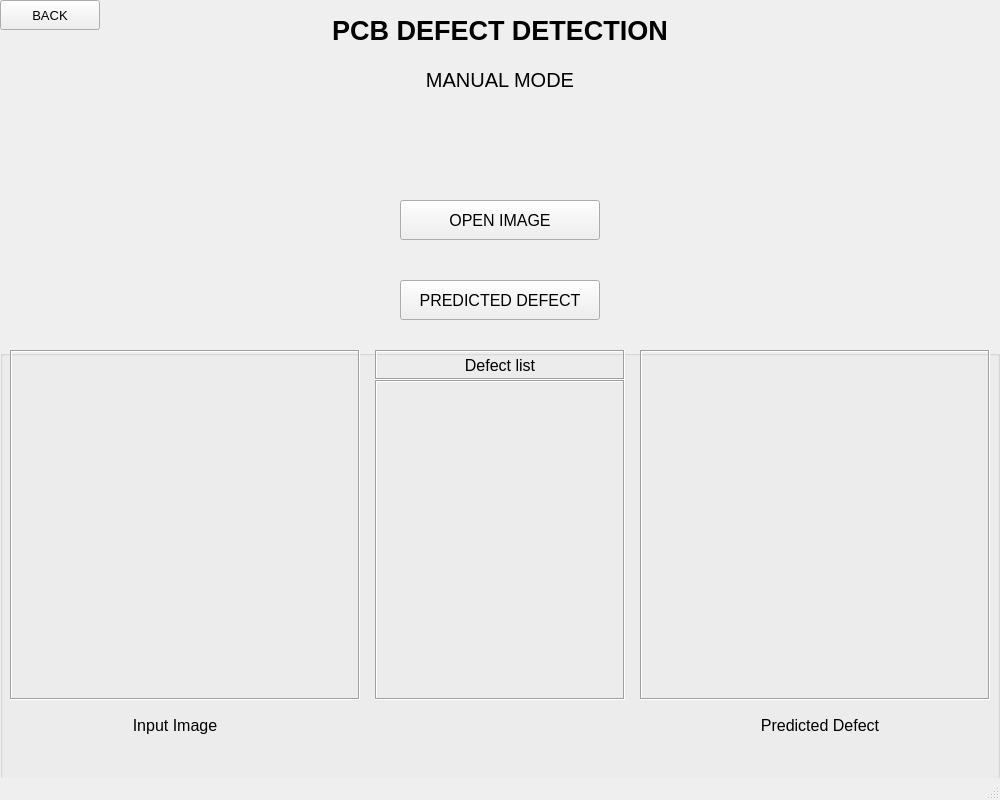
<?xml version="1.0" encoding="UTF-8"?>
<ui version="4.0">
 <class>MainWindow</class>
 <widget class="QMainWindow" name="MainWindow">
  <property name="geometry">
   <rect>
    <x>0</x>
    <y>0</y>
    <width>1000</width>
    <height>800</height>
   </rect>
  </property>
  <property name="windowTitle">
   <string>MainWindow</string>
  </property>
  <widget class="QWidget" name="centralwidget">
   <widget class="QLabel" name="mainlabel">
    <property name="geometry">
     <rect>
      <x>250</x>
      <y>0</y>
      <width>500</width>
      <height>60</height>
     </rect>
    </property>
    <property name="maximumSize">
     <size>
      <width>20000</width>
      <height>16777215</height>
     </size>
    </property>
    <property name="font">
     <font>
      <family>MS Shell Dlg 2</family>
      <pointsize>20</pointsize>
      <weight>75</weight>
      <bold>true</bold>
      <underline>false</underline>
      <kerning>false</kerning>
     </font>
    </property>
    <property name="autoFillBackground">
     <bool>false</bool>
    </property>
    <property name="text">
     <string>PCB DEFECT DETECTION</string>
    </property>
    <property name="textFormat">
     <enum>Qt::PlainText</enum>
    </property>
    <property name="scaledContents">
     <bool>false</bool>
    </property>
    <property name="alignment">
     <set>Qt::AlignCenter</set>
    </property>
   </widget>
   <widget class="QPushButton" name="back_bt2">
    <property name="geometry">
     <rect>
      <x>0</x>
      <y>0</y>
      <width>100</width>
      <height>30</height>
     </rect>
    </property>
    <property name="font">
     <font>
      <pointsize>10</pointsize>
     </font>
    </property>
    <property name="text">
     <string>BACK</string>
    </property>
   </widget>
   <widget class="QGroupBox" name="groupBox">
    <property name="geometry">
     <rect>
      <x>0</x>
      <y>350</y>
      <width>1000</width>
      <height>450</height>
     </rect>
    </property>
    <property name="font">
     <font>
      <pointsize>12</pointsize>
     </font>
    </property>
    <property name="mouseTracking">
     <bool>false</bool>
    </property>
    <widget class="QLabel" name="label_2">
     <property name="geometry">
      <rect>
       <x>75</x>
       <y>360</y>
       <width>200</width>
       <height>30</height>
      </rect>
     </property>
     <property name="font">
      <font>
       <pointsize>12</pointsize>
      </font>
     </property>
     <property name="text">
      <string>Input Image</string>
     </property>
     <property name="alignment">
      <set>Qt::AlignCenter</set>
     </property>
    </widget>
    <widget class="QLabel" name="label_3">
     <property name="geometry">
      <rect>
       <x>720</x>
       <y>360</y>
       <width>200</width>
       <height>30</height>
      </rect>
     </property>
     <property name="font">
      <font>
       <pointsize>12</pointsize>
      </font>
     </property>
     <property name="mouseTracking">
      <bool>false</bool>
     </property>
     <property name="text">
      <string>Predicted Defect</string>
     </property>
     <property name="alignment">
      <set>Qt::AlignCenter</set>
     </property>
    </widget>
    <widget class="QLabel" name="label_4">
     <property name="geometry">
      <rect>
       <x>375</x>
       <y>0</y>
       <width>250</width>
       <height>30</height>
      </rect>
     </property>
     <property name="frameShape">
      <enum>QFrame::Box</enum>
     </property>
     <property name="frameShadow">
      <enum>QFrame::Sunken</enum>
     </property>
     <property name="midLineWidth">
      <number>0</number>
     </property>
     <property name="text">
      <string>Defect list</string>
     </property>
     <property name="alignment">
      <set>Qt::AlignCenter</set>
     </property>
    </widget>
    <widget class="QLabel" name="input_img2">
     <property name="geometry">
      <rect>
       <x>10</x>
       <y>0</y>
       <width>350</width>
       <height>350</height>
      </rect>
     </property>
     <property name="styleSheet">
      <string notr="true"/>
     </property>
     <property name="frameShape">
      <enum>QFrame::Box</enum>
     </property>
     <property name="frameShadow">
      <enum>QFrame::Sunken</enum>
     </property>
     <property name="midLineWidth">
      <number>0</number>
     </property>
     <property name="scaledContents">
      <bool>true</bool>
     </property>
    </widget>
    <widget class="QLabel" name="pred_label2">
     <property name="geometry">
      <rect>
       <x>375</x>
       <y>30</y>
       <width>250</width>
       <height>320</height>
      </rect>
     </property>
     <property name="frameShape">
      <enum>QFrame::Box</enum>
     </property>
     <property name="frameShadow">
      <enum>QFrame::Sunken</enum>
     </property>
     <property name="alignment">
      <set>Qt::AlignHCenter|Qt::AlignTop</set>
     </property>
    </widget>
    <widget class="QLabel" name="output_img2">
     <property name="geometry">
      <rect>
       <x>640</x>
       <y>0</y>
       <width>350</width>
       <height>350</height>
      </rect>
     </property>
     <property name="frameShape">
      <enum>QFrame::Box</enum>
     </property>
     <property name="frameShadow">
      <enum>QFrame::Sunken</enum>
     </property>
     <property name="scaledContents">
      <bool>true</bool>
     </property>
    </widget>
   </widget>
   <widget class="QPushButton" name="pred_bt2">
    <property name="geometry">
     <rect>
      <x>400</x>
      <y>280</y>
      <width>200</width>
      <height>40</height>
     </rect>
    </property>
    <property name="font">
     <font>
      <pointsize>12</pointsize>
      <kerning>false</kerning>
     </font>
    </property>
    <property name="text">
     <string>PREDICTED DEFECT</string>
    </property>
    <property name="autoDefault">
     <bool>false</bool>
    </property>
   </widget>
   <widget class="QLabel" name="label">
    <property name="geometry">
     <rect>
      <x>350</x>
      <y>60</y>
      <width>300</width>
      <height>40</height>
     </rect>
    </property>
    <property name="font">
     <font>
      <pointsize>15</pointsize>
      <stylestrategy>PreferAntialias</stylestrategy>
     </font>
    </property>
    <property name="frameShape">
     <enum>QFrame::NoFrame</enum>
    </property>
    <property name="text">
     <string>MANUAL MODE</string>
    </property>
    <property name="alignment">
     <set>Qt::AlignCenter</set>
    </property>
   </widget>
   <widget class="QPushButton" name="open_img">
    <property name="geometry">
     <rect>
      <x>400</x>
      <y>200</y>
      <width>200</width>
      <height>40</height>
     </rect>
    </property>
    <property name="font">
     <font>
      <pointsize>12</pointsize>
     </font>
    </property>
    <property name="contextMenuPolicy">
     <enum>Qt::NoContextMenu</enum>
    </property>
    <property name="text">
     <string>OPEN IMAGE</string>
    </property>
   </widget>
  </widget>
  <widget class="QMenuBar" name="menubar">
   <property name="geometry">
    <rect>
     <x>0</x>
     <y>0</y>
     <width>1000</width>
     <height>26</height>
    </rect>
   </property>
  </widget>
  <widget class="QStatusBar" name="statusbar"/>
 </widget>
 <resources>
  <include location="img_frame/input_img2.qrc"/>
  <include location="img_frame/output_img2.qrc"/>
 </resources>
 <connections/>
</ui>
